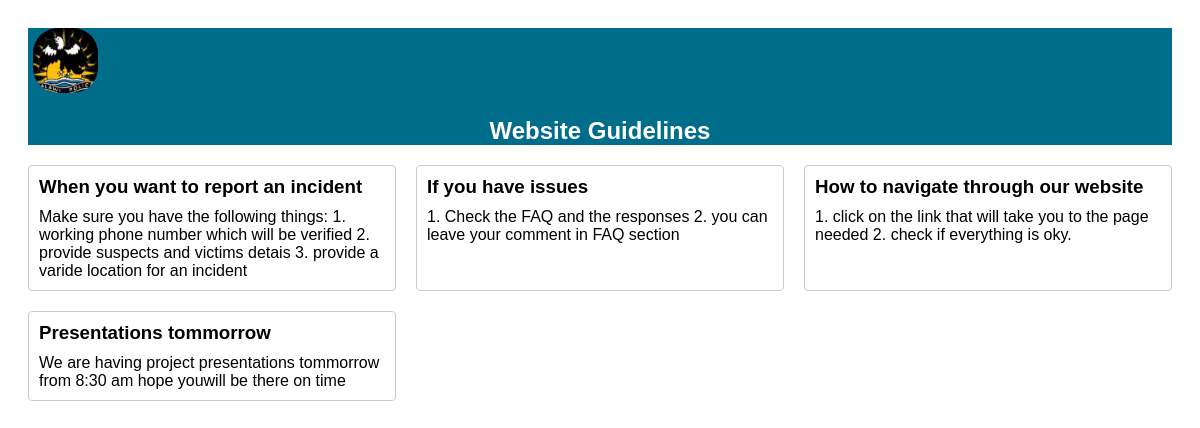
The page /home/guidelines.php on the database its author committed.
### tables this page shows
CREATE TABLE `guidelines` (
  `id` int(11) NOT NULL,
  `title` varchar(255) DEFAULT NULL,
  `content` text DEFAULT NULL,
  `created_at` timestamp NOT NULL DEFAULT current_timestamp()
);

### home/guidelines.php (the view, shortened to what this page needs)
<!DOCTYPE html>
<html>
<head>
    <nav class="navbar navbar-expand-lg " style="background-color: rgb(0, 109, 139);">
    <div class="log">
        <img src="../home/plog.PNG" style="height: 65px; width: 65px; margin-left: 5px; border-radius: 25px;  margin-top: 0px;">
    </div>
    <div>
        <h1 style="color: white; text-align: center;">Website Guidelines</h1>
    </div>
</nav>
</head>
<body>
    <?php
  include("../db/Connections.php");
  $sql = "SELECT * FROM guidelines";
  $result = mysqli_query($conn, $sql);
  if (mysqli_num_rows($result) > 0) {
      echo "<div class='guidelines'>";
      while ($row = mysqli_fetch_assoc($result)) {
          echo "<div class='guideline'>";
          echo "<h3>" . $row['title'] . "</h3>";
          echo "<p>" . $row['content'] . "</p>";
          echo "</div>";
      }
      echo "</div>";
  } else {
      echo "<p>No guidelines found.</p>";
  }
  ?>
</body>
</html>

### home/guidelines.php (style rules this page uses)
body { font-family: Arial, sans-serif; padding: 20px; background-color: white; }
.guidelines { display: grid; grid-template-columns: repeat(auto-fit, minmax(300px, 1fr)); gap: 20px; }
.guideline { border: 1px solid #ccc; padding: 10px; border-radius: 4px; }
.guideline h3 { margin: 0 0 10px; color: black; }
.guideline p { margin: 0; color: black; }

### rows shown on the page
guidelines: title "When you want to report an incident", content "Make sure you have the following things: 1. working phone number which will be verified 2. provide suspects and victims detais 3. provide a varide location for an incident"
guidelines: title "If you have issues", content "1. Check the FAQ and the responses 2. you can leave your comment in FAQ section"
guidelines: title "How to navigate through our website", content "1. click on the link that will take you to the page needed 2. check if everything is oky."
guidelines: title "Presentations tommorrow", content "We are having project presentations tommorrow from 8:30 am hope youwill be there on time"
